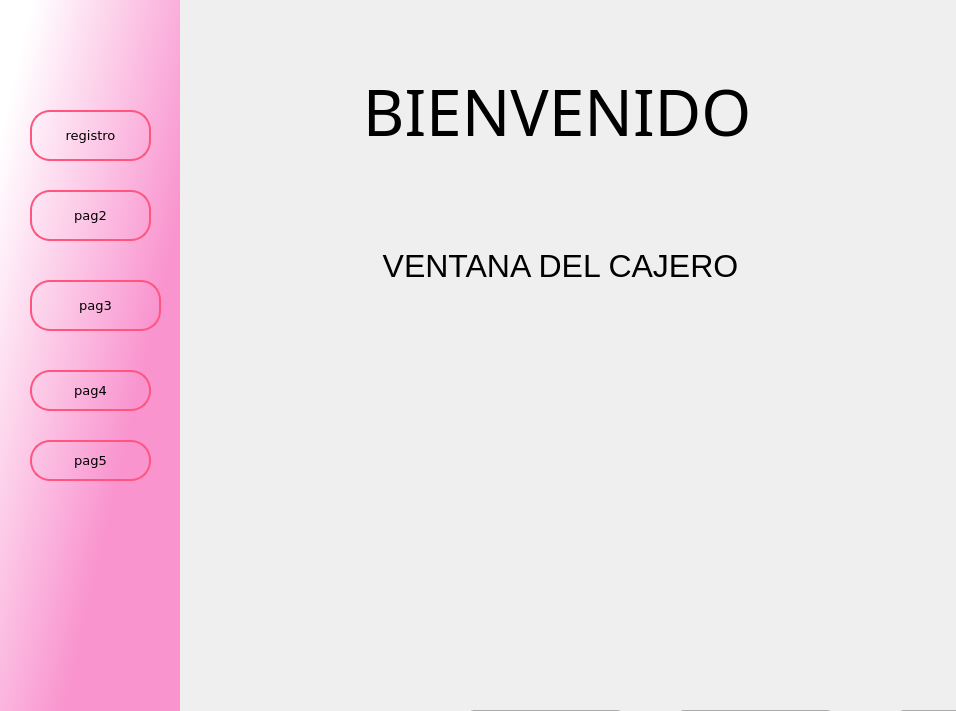
<?xml version="1.0" encoding="UTF-8"?>
<ui version="4.0">
 <class>MainWindow</class>
 <widget class="QMainWindow" name="MainWindow">
  <property name="geometry">
   <rect>
    <x>0</x>
    <y>0</y>
    <width>956</width>
    <height>711</height>
   </rect>
  </property>
  <property name="windowTitle">
   <string>REGISTRO DEL CAJERO</string>
  </property>
  <widget class="QWidget" name="centralwidget">
   <layout class="QHBoxLayout" name="horizontalLayout">
    <property name="spacing">
     <number>0</number>
    </property>
    <property name="leftMargin">
     <number>0</number>
    </property>
    <property name="topMargin">
     <number>0</number>
    </property>
    <property name="rightMargin">
     <number>0</number>
    </property>
    <property name="bottomMargin">
     <number>0</number>
    </property>
    <item>
     <widget class="QFrame" name="frame">
      <property name="frameShape">
       <enum>QFrame::NoFrame</enum>
      </property>
      <property name="frameShadow">
       <enum>QFrame::Raised</enum>
      </property>
      <layout class="QVBoxLayout" name="verticalLayout">
       <property name="spacing">
        <number>0</number>
       </property>
       <property name="leftMargin">
        <number>0</number>
       </property>
       <property name="topMargin">
        <number>0</number>
       </property>
       <property name="rightMargin">
        <number>0</number>
       </property>
       <property name="bottomMargin">
        <number>0</number>
       </property>
       <item>
        <widget class="QFrame" name="frame_2">
         <property name="frameShape">
          <enum>QFrame::NoFrame</enum>
         </property>
         <property name="frameShadow">
          <enum>QFrame::Raised</enum>
         </property>
         <layout class="QHBoxLayout" name="horizontalLayout_2">
          <property name="spacing">
           <number>0</number>
          </property>
          <property name="leftMargin">
           <number>0</number>
          </property>
          <property name="topMargin">
           <number>0</number>
          </property>
          <property name="rightMargin">
           <number>0</number>
          </property>
          <property name="bottomMargin">
           <number>0</number>
          </property>
          <item>
           <widget class="QFrame" name="menuizquierdo">
            <property name="minimumSize">
             <size>
              <width>180</width>
              <height>0</height>
             </size>
            </property>
            <property name="maximumSize">
             <size>
              <width>50</width>
              <height>16777215</height>
             </size>
            </property>
            <property name="frameShape">
             <enum>QFrame::NoFrame</enum>
            </property>
            <property name="frameShadow">
             <enum>QFrame::Raised</enum>
            </property>
            <layout class="QVBoxLayout" name="verticalLayout_2">
             <property name="spacing">
              <number>0</number>
             </property>
             <property name="leftMargin">
              <number>0</number>
             </property>
             <property name="topMargin">
              <number>0</number>
             </property>
             <property name="rightMargin">
              <number>0</number>
             </property>
             <property name="bottomMargin">
              <number>0</number>
             </property>
             <item>
              <widget class="QFrame" name="menubotones">
               <property name="styleSheet">
                <string notr="true">QFrame{
background-color:qlineargradient(spread:pad, x1:1, y1:1, x2:0.06, y2:0.131227, stop:0.373134 rgba(249, 148, 207, 255), stop:1 rgba(255, 255, 255, 255))
}

QPushButton{
border:2px solid rgb(255, 85, 127);
border-radius:20px;

}

QPushButton:hover{
background-color:rgb(255, 255, 255);
}</string>
               </property>
               <property name="frameShape">
                <enum>QFrame::NoFrame</enum>
               </property>
               <property name="frameShadow">
                <enum>QFrame::Raised</enum>
               </property>
               <widget class="QPushButton" name="btnRegistro">
                <property name="geometry">
                 <rect>
                  <x>30</x>
                  <y>110</y>
                  <width>121</width>
                  <height>51</height>
                 </rect>
                </property>
                <property name="font">
                 <font>
                  <family>Verdana</family>
                  <pointsize>10</pointsize>
                 </font>
                </property>
                <property name="text">
                 <string>registro</string>
                </property>
               </widget>
               <widget class="QPushButton" name="btnPag2">
                <property name="geometry">
                 <rect>
                  <x>30</x>
                  <y>190</y>
                  <width>121</width>
                  <height>51</height>
                 </rect>
                </property>
                <property name="font">
                 <font>
                  <family>Verdana</family>
                  <pointsize>10</pointsize>
                 </font>
                </property>
                <property name="text">
                 <string>pag2</string>
                </property>
               </widget>
               <widget class="QPushButton" name="btnPag3">
                <property name="geometry">
                 <rect>
                  <x>30</x>
                  <y>280</y>
                  <width>131</width>
                  <height>51</height>
                 </rect>
                </property>
                <property name="font">
                 <font>
                  <family>Verdana</family>
                  <pointsize>10</pointsize>
                 </font>
                </property>
                <property name="text">
                 <string>pag3</string>
                </property>
               </widget>
               <widget class="QPushButton" name="btnPag4">
                <property name="geometry">
                 <rect>
                  <x>30</x>
                  <y>370</y>
                  <width>121</width>
                  <height>41</height>
                 </rect>
                </property>
                <property name="font">
                 <font>
                  <family>Verdana</family>
                  <pointsize>10</pointsize>
                 </font>
                </property>
                <property name="text">
                 <string>pag4</string>
                </property>
               </widget>
               <widget class="QPushButton" name="btnPag5">
                <property name="geometry">
                 <rect>
                  <x>30</x>
                  <y>440</y>
                  <width>121</width>
                  <height>41</height>
                 </rect>
                </property>
                <property name="font">
                 <font>
                  <family>Verdana</family>
                  <pointsize>10</pointsize>
                 </font>
                </property>
                <property name="text">
                 <string>pag5</string>
                </property>
               </widget>
               <widget class="QPushButton" name="btnSalir">
                <property name="geometry">
                 <rect>
                  <x>30</x>
                  <y>790</y>
                  <width>131</width>
                  <height>51</height>
                 </rect>
                </property>
                <property name="font">
                 <font>
                  <family>Verdana</family>
                  <pointsize>10</pointsize>
                 </font>
                </property>
                <property name="text">
                 <string>salir</string>
                </property>
               </widget>
              </widget>
             </item>
            </layout>
           </widget>
          </item>
          <item>
           <widget class="QFrame" name="menuderecho">
            <property name="frameShape">
             <enum>QFrame::NoFrame</enum>
            </property>
            <property name="frameShadow">
             <enum>QFrame::Raised</enum>
            </property>
            <layout class="QVBoxLayout" name="verticalLayout_3">
             <property name="spacing">
              <number>0</number>
             </property>
             <property name="leftMargin">
              <number>0</number>
             </property>
             <property name="topMargin">
              <number>0</number>
             </property>
             <property name="rightMargin">
              <number>0</number>
             </property>
             <property name="bottomMargin">
              <number>0</number>
             </property>
             <item>
              <widget class="QStackedWidget" name="paginas">
               <property name="currentIndex">
                <number>0</number>
               </property>
               <widget class="QWidget" name="page">
                <widget class="QPushButton" name="pushButton_7">
                 <property name="geometry">
                  <rect>
                   <x>290</x>
                   <y>710</y>
                   <width>151</width>
                   <height>51</height>
                  </rect>
                 </property>
                 <property name="font">
                  <font>
                   <family>Verdana</family>
                   <pointsize>10</pointsize>
                  </font>
                 </property>
                 <property name="text">
                  <string>guardar</string>
                 </property>
                </widget>
                <widget class="QPushButton" name="pushButton_8">
                 <property name="geometry">
                  <rect>
                   <x>500</x>
                   <y>710</y>
                   <width>151</width>
                   <height>51</height>
                  </rect>
                 </property>
                 <property name="font">
                  <font>
                   <family>Verdana</family>
                   <pointsize>10</pointsize>
                  </font>
                 </property>
                 <property name="text">
                  <string>modificar</string>
                 </property>
                </widget>
                <widget class="QPushButton" name="pushButton_10">
                 <property name="geometry">
                  <rect>
                   <x>720</x>
                   <y>710</y>
                   <width>151</width>
                   <height>51</height>
                  </rect>
                 </property>
                 <property name="font">
                  <font>
                   <family>Verdana</family>
                   <pointsize>10</pointsize>
                  </font>
                 </property>
                 <property name="text">
                  <string>guardar</string>
                 </property>
                </widget>
                <widget class="QLabel" name="label_22">
                 <property name="geometry">
                  <rect>
                   <x>70</x>
                   <y>220</y>
                   <width>621</width>
                   <height>91</height>
                  </rect>
                 </property>
                 <property name="font">
                  <font>
                   <pointsize>24</pointsize>
                  </font>
                 </property>
                 <property name="text">
                  <string>VENTANA DEL CAJERO</string>
                 </property>
                 <property name="alignment">
                  <set>Qt::AlignCenter</set>
                 </property>
                </widget>
                <widget class="QLabel" name="label_21">
                 <property name="geometry">
                  <rect>
                   <x>130</x>
                   <y>50</y>
                   <width>511</width>
                   <height>121</height>
                  </rect>
                 </property>
                 <property name="font">
                  <font>
                   <family>Tw Cen MT Condensed Extra Bold</family>
                   <pointsize>48</pointsize>
                  </font>
                 </property>
                 <property name="text">
                  <string>BIENVENIDO </string>
                 </property>
                 <property name="alignment">
                  <set>Qt::AlignCenter</set>
                 </property>
                </widget>
                <widget class="QLabel" name="label_23">
                 <property name="geometry">
                  <rect>
                   <x>250</x>
                   <y>390</y>
                   <width>241</width>
                   <height>261</height>
                  </rect>
                 </property>
                 <property name="text">
                  <string/>
                 </property>
                 <property name="pixmap">
                  <pixmap>logo1.png</pixmap>
                 </property>
                 <property name="scaledContents">
                  <bool>true</bool>
                 </property>
                </widget>
               </widget>
               <widget class="QWidget" name="page_2">
                <widget class="QLineEdit" name="lineEdit_7">
                 <property name="geometry">
                  <rect>
                   <x>410</x>
                   <y>250</y>
                   <width>161</width>
                   <height>41</height>
                  </rect>
                 </property>
                </widget>
                <widget class="QLabel" name="label_8">
                 <property name="geometry">
                  <rect>
                   <x>260</x>
                   <y>430</y>
                   <width>111</width>
                   <height>41</height>
                  </rect>
                 </property>
                 <property name="font">
                  <font>
                   <family>Verdana</family>
                   <pointsize>10</pointsize>
                  </font>
                 </property>
                 <property name="text">
                  <string>Apellido</string>
                 </property>
                </widget>
                <widget class="QLabel" name="label_9">
                 <property name="geometry">
                  <rect>
                   <x>260</x>
                   <y>350</y>
                   <width>111</width>
                   <height>41</height>
                  </rect>
                 </property>
                 <property name="font">
                  <font>
                   <family>Verdana</family>
                   <pointsize>10</pointsize>
                  </font>
                 </property>
                 <property name="text">
                  <string>nombre</string>
                 </property>
                </widget>
                <widget class="QLabel" name="label_10">
                 <property name="geometry">
                  <rect>
                   <x>260</x>
                   <y>250</y>
                   <width>111</width>
                   <height>41</height>
                  </rect>
                 </property>
                 <property name="font">
                  <font>
                   <family>Verdana</family>
                   <pointsize>10</pointsize>
                  </font>
                 </property>
                 <property name="text">
                  <string>cod_cliente</string>
                 </property>
                </widget>
                <widget class="QLineEdit" name="lineEdit_8">
                 <property name="geometry">
                  <rect>
                   <x>410</x>
                   <y>430</y>
                   <width>161</width>
                   <height>41</height>
                  </rect>
                 </property>
                </widget>
                <widget class="QLineEdit" name="lineEdit_9">
                 <property name="geometry">
                  <rect>
                   <x>410</x>
                   <y>340</y>
                   <width>161</width>
                   <height>41</height>
                  </rect>
                 </property>
                </widget>
               </widget>
               <widget class="QWidget" name="page_3">
                <widget class="QLineEdit" name="lineEdit_10">
                 <property name="geometry">
                  <rect>
                   <x>700</x>
                   <y>50</y>
                   <width>161</width>
                   <height>41</height>
                  </rect>
                 </property>
                </widget>
                <widget class="QLabel" name="label_11">
                 <property name="geometry">
                  <rect>
                   <x>550</x>
                   <y>230</y>
                   <width>111</width>
                   <height>41</height>
                  </rect>
                 </property>
                 <property name="font">
                  <font>
                   <family>Verdana</family>
                   <pointsize>10</pointsize>
                  </font>
                 </property>
                 <property name="text">
                  <string>Apellido</string>
                 </property>
                </widget>
                <widget class="QLabel" name="label_12">
                 <property name="geometry">
                  <rect>
                   <x>550</x>
                   <y>150</y>
                   <width>111</width>
                   <height>41</height>
                  </rect>
                 </property>
                 <property name="font">
                  <font>
                   <family>Verdana</family>
                   <pointsize>10</pointsize>
                  </font>
                 </property>
                 <property name="text">
                  <string>nombre</string>
                 </property>
                </widget>
                <widget class="QLabel" name="label_13">
                 <property name="geometry">
                  <rect>
                   <x>550</x>
                   <y>50</y>
                   <width>111</width>
                   <height>41</height>
                  </rect>
                 </property>
                 <property name="font">
                  <font>
                   <family>Verdana</family>
                   <pointsize>10</pointsize>
                  </font>
                 </property>
                 <property name="text">
                  <string>cod_cliente</string>
                 </property>
                </widget>
                <widget class="QLineEdit" name="lineEdit_11">
                 <property name="geometry">
                  <rect>
                   <x>700</x>
                   <y>230</y>
                   <width>161</width>
                   <height>41</height>
                  </rect>
                 </property>
                </widget>
                <widget class="QLineEdit" name="lineEdit_12">
                 <property name="geometry">
                  <rect>
                   <x>700</x>
                   <y>140</y>
                   <width>161</width>
                   <height>41</height>
                  </rect>
                 </property>
                </widget>
               </widget>
               <widget class="QWidget" name="page_4">
                <widget class="QLineEdit" name="lineEdit_13">
                 <property name="geometry">
                  <rect>
                   <x>240</x>
                   <y>550</y>
                   <width>161</width>
                   <height>41</height>
                  </rect>
                 </property>
                </widget>
                <widget class="QLabel" name="label_14">
                 <property name="geometry">
                  <rect>
                   <x>90</x>
                   <y>730</y>
                   <width>111</width>
                   <height>41</height>
                  </rect>
                 </property>
                 <property name="font">
                  <font>
                   <family>Verdana</family>
                   <pointsize>10</pointsize>
                  </font>
                 </property>
                 <property name="text">
                  <string>Apellido</string>
                 </property>
                </widget>
                <widget class="QLabel" name="label_15">
                 <property name="geometry">
                  <rect>
                   <x>90</x>
                   <y>650</y>
                   <width>111</width>
                   <height>41</height>
                  </rect>
                 </property>
                 <property name="font">
                  <font>
                   <family>Verdana</family>
                   <pointsize>10</pointsize>
                  </font>
                 </property>
                 <property name="text">
                  <string>nombre</string>
                 </property>
                </widget>
                <widget class="QLabel" name="label_16">
                 <property name="geometry">
                  <rect>
                   <x>90</x>
                   <y>550</y>
                   <width>111</width>
                   <height>41</height>
                  </rect>
                 </property>
                 <property name="font">
                  <font>
                   <family>Verdana</family>
                   <pointsize>10</pointsize>
                  </font>
                 </property>
                 <property name="text">
                  <string>cod_cliente</string>
                 </property>
                </widget>
                <widget class="QLineEdit" name="lineEdit_14">
                 <property name="geometry">
                  <rect>
                   <x>240</x>
                   <y>730</y>
                   <width>161</width>
                   <height>41</height>
                  </rect>
                 </property>
                </widget>
                <widget class="QLineEdit" name="lineEdit_15">
                 <property name="geometry">
                  <rect>
                   <x>240</x>
                   <y>640</y>
                   <width>161</width>
                   <height>41</height>
                  </rect>
                 </property>
                </widget>
               </widget>
               <widget class="QWidget" name="page_5">
                <widget class="QLineEdit" name="lineEdit_16">
                 <property name="geometry">
                  <rect>
                   <x>260</x>
                   <y>70</y>
                   <width>161</width>
                   <height>41</height>
                  </rect>
                 </property>
                </widget>
                <widget class="QLabel" name="label_17">
                 <property name="geometry">
                  <rect>
                   <x>110</x>
                   <y>250</y>
                   <width>111</width>
                   <height>41</height>
                  </rect>
                 </property>
                 <property name="font">
                  <font>
                   <family>Verdana</family>
                   <pointsize>10</pointsize>
                  </font>
                 </property>
                 <property name="text">
                  <string>Apellido</string>
                 </property>
                </widget>
                <widget class="QLabel" name="label_18">
                 <property name="geometry">
                  <rect>
                   <x>110</x>
                   <y>170</y>
                   <width>111</width>
                   <height>41</height>
                  </rect>
                 </property>
                 <property name="font">
                  <font>
                   <family>Verdana</family>
                   <pointsize>10</pointsize>
                  </font>
                 </property>
                 <property name="text">
                  <string>nombre</string>
                 </property>
                </widget>
                <widget class="QLabel" name="label_19">
                 <property name="geometry">
                  <rect>
                   <x>110</x>
                   <y>70</y>
                   <width>111</width>
                   <height>41</height>
                  </rect>
                 </property>
                 <property name="font">
                  <font>
                   <family>Verdana</family>
                   <pointsize>10</pointsize>
                  </font>
                 </property>
                 <property name="text">
                  <string>cod_cliente</string>
                 </property>
                </widget>
                <widget class="QLineEdit" name="lineEdit_17">
                 <property name="geometry">
                  <rect>
                   <x>260</x>
                   <y>250</y>
                   <width>161</width>
                   <height>41</height>
                  </rect>
                 </property>
                </widget>
                <widget class="QLineEdit" name="lineEdit_18">
                 <property name="geometry">
                  <rect>
                   <x>260</x>
                   <y>160</y>
                   <width>161</width>
                   <height>41</height>
                  </rect>
                 </property>
                </widget>
               </widget>
              </widget>
             </item>
            </layout>
           </widget>
          </item>
         </layout>
        </widget>
       </item>
      </layout>
     </widget>
    </item>
   </layout>
  </widget>
 </widget>
 <resources/>
 <connections/>
</ui>
